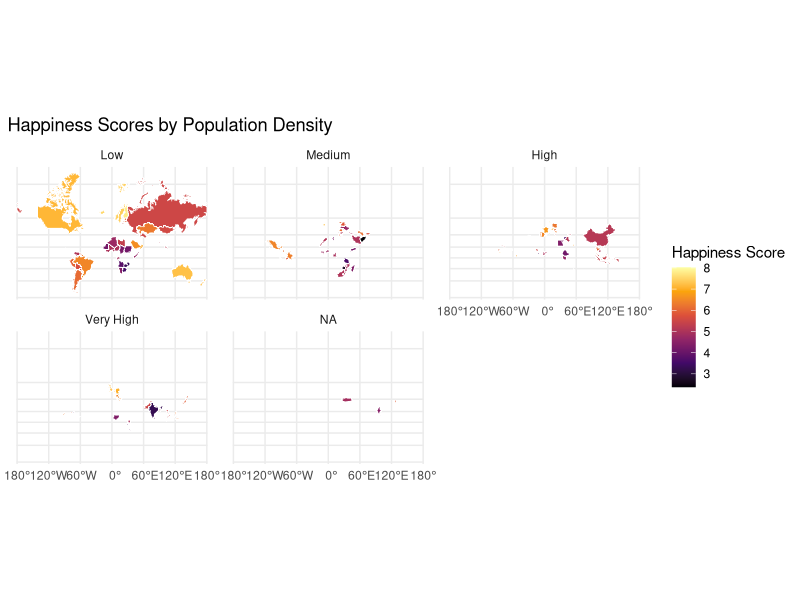
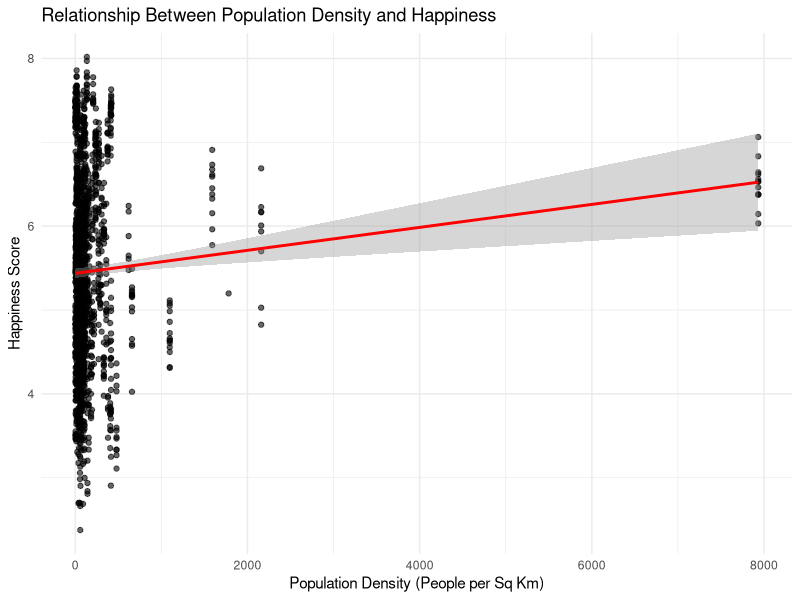
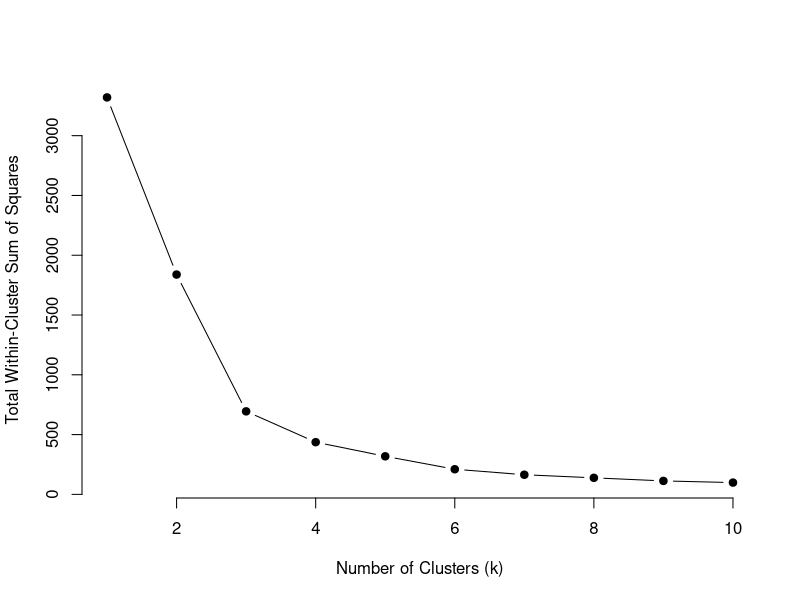
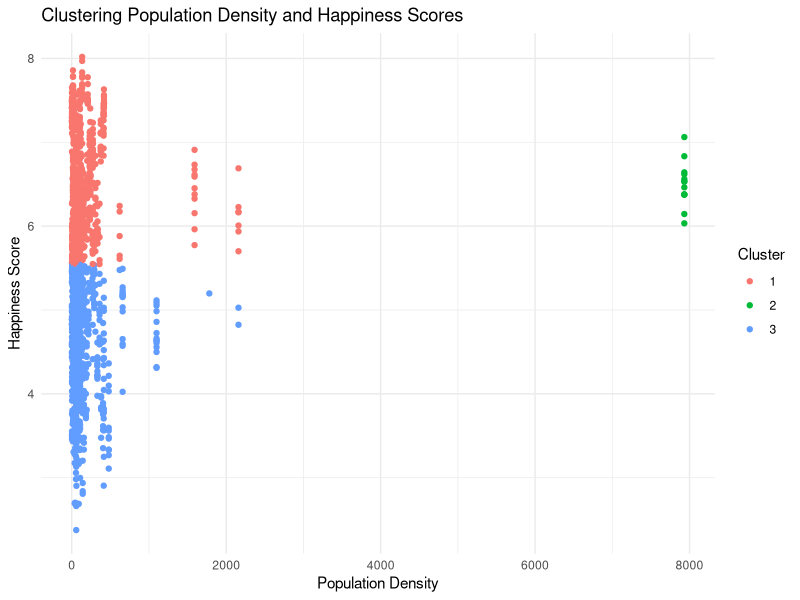
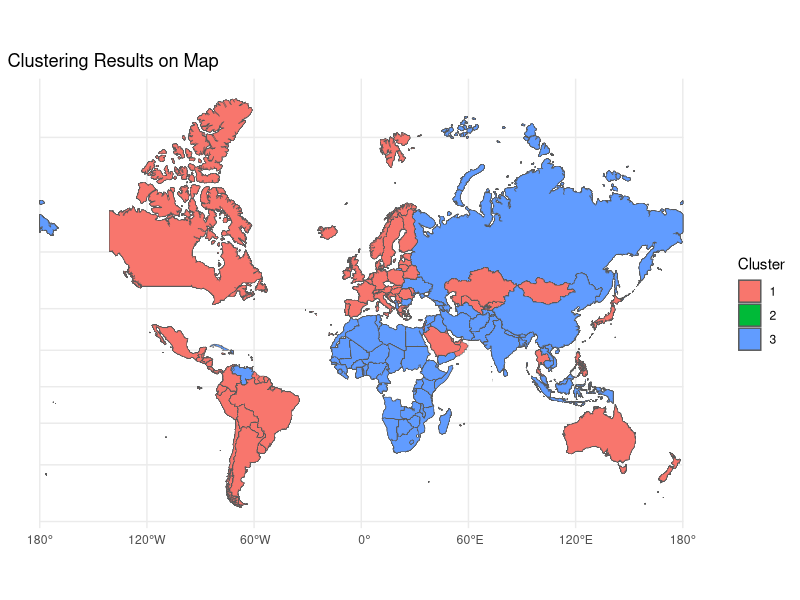

These charts were generated, in order, by the following R code:
## ---- chunk 1
# Load libraries
library(tidyverse)
library(sf)
library(spdep)
library(viridis)
library(readxl)
library(rnaturalearth)
library(rnaturalearthdata)
library(corrplot)
## ---- chunk 2
# Load spatial and happiness datasets
world_sf <- rnaturalearth::ne_countries(scale = "medium", returnclass = "sf")
happiness_data <- read_excel("../data/WHR20_DataForTable2.1.xls")
## ---- chunk 3
# Select relevant columns
happiness_data <- happiness_data %>%
  select(
    `year`, `Country name`, `Life Ladder`, `Log GDP per capita`
  )

## ---- chunk 4
# Ensure the Life Ladder column is numeric
happiness_data <- happiness_data %>%
  mutate(`Life Ladder` = as.numeric(`Life Ladder`))
## ---- chunk 5
# Merge spatial and happiness data
merged_sf <- left_join(world_sf, happiness_data, by = c("name" = "Country name"))
merged_sf <- merged_sf[!is.na(merged_sf$`Life Ladder`), ] # Remove rows with missing happiness scores

## ---- chunk 6
merged_sf <- st_transform(merged_sf, crs = 3857)
## ---- chunk 7
country_area <- read_csv("../data/Area.csv", show_col_types = FALSE)
## ---- chunk 8
country_area <- country_area %>% 
  select(`name`, `sq km`)
## ---- chunk 9
merged_sf <- left_join(merged_sf, country_area, by = c("name" = "name"))
## ---- chunk 10
merged_sf <- merged_sf %>%
  mutate(pop_density = pop_est / `sq km`)
## ---- chunk 11
# Categorize countries by population density
merged_sf$pop_density_category <- cut(
  merged_sf$pop_density,
  breaks = quantile(merged_sf$pop_density, probs = seq(0, 1, by = 0.25), na.rm = TRUE),
  labels = c("Low", "Medium", "High", "Very High"),
  include.lowest = TRUE
)

# Compute average happiness by population density
density_stats <- merged_sf %>%
  group_by(pop_density_category) %>%
  summarize(avg_happiness = mean(`Life Ladder`, na.rm = TRUE))

print(density_stats)

# Visualize happiness by population density
ggplot(merged_sf) +
  geom_sf(aes(fill = `Life Ladder`), color = "white") +
  facet_wrap(~pop_density_category) +
  scale_fill_viridis_c(option = "B") +
  theme_minimal() +
  labs(title = "Happiness Scores by Population Density", fill = "Happiness Score")

## ---- chunk 12
merged_sf <- merged_sf[!is.na(merged_sf$`pop_density_category`), ] # Remove rows with missing happiness scores
## ---- chunk 13
# Subset coastal and landlocked countries
low_den_countries <- merged_sf[merged_sf$pop_density_category == "Low", ]
mod_den_countries <- merged_sf[merged_sf$pop_density_category == "Medium", ]
high_den_countries <- merged_sf[merged_sf$pop_density_category == "High", ]
very_high_den_countries <- merged_sf[merged_sf$pop_density_category == "Very High", ]

# Create spatial weights for Low Freedom countries
low_den_coords <- st_coordinates(st_centroid(low_den_countries))
low_den_knn <- spdep::knearneigh(low_den_coords, k = 5)
low_den_listw <- spdep::nb2listw(spdep::knn2nb(low_den_knn), style = "W")

# Moran's I for Low Freedom countries
low_den_moran <- spdep::moran.test(low_den_countries$`Life Ladder`, low_den_listw)
print(low_den_moran)

# Create spatial weights for Moderate Freedom countries
mod_den_coords <- st_coordinates(st_centroid(mod_den_countries))
mod_den_knn <- spdep::knearneigh(mod_den_coords, k = 5)
mod_den_listw <- spdep::nb2listw(spdep::knn2nb(mod_den_knn), style = "W")

# Moran's I for Moderate Freedom countries
mod_den_moran <- spdep::moran.test(mod_den_countries$`Life Ladder`, mod_den_listw)
print(mod_den_moran)

# Create spatial weights for High Freedom countries
high_den_coords <- st_coordinates(st_centroid(high_den_countries))
high_den_knn <- spdep::knearneigh(high_den_coords, k = 5)
high_den_listw <- spdep::nb2listw(spdep::knn2nb(high_den_knn), style = "W")

# Moran's I for High Freedom countries
high_den_moran <- spdep::moran.test(high_den_countries$`Life Ladder`, high_den_listw)
print(high_den_moran)

# Create spatial weights for High Freedom countries
very_high_den_coords <- st_coordinates(st_centroid(very_high_den_countries))
very_high_den_knn <- spdep::knearneigh(very_high_den_coords, k = 5)
very_high_den_listw <- spdep::nb2listw(spdep::knn2nb(very_high_den_knn), style = "W")

# Moran's I for High Freedom countries
very_high_den_moran <- spdep::moran.test(very_high_den_countries$`Life Ladder`, very_high_den_listw)
print(very_high_den_moran)
## ---- chunk 14
# Scatterplot of Population Density vs. Happiness Score
ggplot(merged_sf, aes(x = pop_density, y = `Life Ladder`)) +
  geom_point(alpha = 0.6) +
  geom_smooth(method = "lm", color = "red", se = TRUE) +
  theme_minimal() +
  labs(
    title = "Relationship Between Population Density and Happiness",
    x = "Population Density (People per Sq Km)",
    y = "Happiness Score"
  )

## ---- chunk 15
# Compute Moran's I for Population Density
pop_density_nb <- spdep::poly2nb(merged_sf, queen = TRUE)

# Allow empty neighbor sets
pop_density_listw <- spdep::nb2listw(pop_density_nb, style = "W", zero.policy = TRUE)

# Compute Moran's I for Population Density
pop_density_moran <- spdep::moran.test(merged_sf$pop_density, pop_density_listw, zero.policy = TRUE)

# Print the Moran's I result
print(pop_density_moran)

## ---- chunk 16
merged_sf <- merged_sf %>%
  mutate(`Life Ladder` = as.numeric(`Life Ladder`))

## ---- chunk 17
library(dplyr)
library(tidyr)
library(cluster)
library(ggplot2)

# Select numeric columns only, excluding geometry
cluster_data <- merged_sf %>%
  st_drop_geometry() %>%  # Drop the geometry column
  select(pop_density, `Life Ladder`) %>%
  drop_na()  # Remove rows with missing values

# Scale the numeric data
cluster_data_scaled <- scale(cluster_data)

## ---- chunk 18
# Determine the optimal number of clusters using the Elbow method
set.seed(123)  # For reproducibility
wss <- map_dbl(1:10, function(k) {
  kmeans(cluster_data_scaled, centers = k, nstart = 25)$tot.withinss
})

# Plot the Elbow method
plot(1:10, wss, type = "b", pch = 19, frame = FALSE,
     xlab = "Number of Clusters (k)",
     ylab = "Total Within-Cluster Sum of Squares")

# Perform k-means clustering with the optimal number of clusters
optimal_k <- 3  # Replace with the optimal number from the Elbow plot
kmeans_result <- kmeans(cluster_data_scaled, centers = optimal_k, nstart = 25)

# Add cluster assignments to the original dataset
merged_sf$cluster <- as.factor(kmeans_result$cluster)
## ---- chunk 19
# Scatterplot
ggplot(merged_sf, aes(x = pop_density, y = `Life Ladder`, color = cluster)) +
  geom_point() +
  theme_minimal() +
  labs(title = "Clustering Population Density and Happiness Scores",
       x = "Population Density",
       y = "Happiness Score",
       color = "Cluster")

## ---- chunk 20
library(sf)

# Spatial Map
ggplot(merged_sf) +
  geom_sf(aes(fill = cluster)) +
  theme_minimal() +
  labs(title = "Clustering Results on Map",
       fill = "Cluster")
